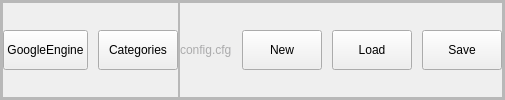
                        <widget class="QFrame" name="frame_categories">
                         <property name="minimumSize">
                          <size>
                           <width>0</width>
                           <height>40</height>
                          </size>
                         </property>
                         <property name="frameShape">
                          <enum>QFrame::StyledPanel</enum>
                         </property>
                         <property name="frameShadow">
                          <enum>QFrame::Raised</enum>
                         </property>
                         <layout class="QVBoxLayout" name="verticalLayout_11">
                          <property name="spacing">
                           <number>0</number>
                          </property>
                          <property name="leftMargin">
                           <number>0</number>
                          </property>
                          <property name="topMargin">
                           <number>0</number>
                          </property>
                          <property name="rightMargin">
                           <number>0</number>
                          </property>
                          <property name="bottomMargin">
                           <number>0</number>
                          </property>
                          <item>
                           <widget class="QFrame" name="frame_categories_2">
                            <property name="frameShape">
                             <enum>QFrame::StyledPanel</enum>
                            </property>
                            <property name="frameShadow">
                             <enum>QFrame::Raised</enum>
                            </property>
                            <layout class="QHBoxLayout" name="horizontalLayout_9">
                             <property name="spacing">
                              <number>0</number>
                             </property>
                             <property name="leftMargin">
                              <number>0</number>
                             </property>
                             <property name="topMargin">
                              <number>0</number>
                             </property>
                             <property name="rightMargin">
                              <number>0</number>
                             </property>
                             <property name="bottomMargin">
                              <number>0</number>
                             </property>
                             <item alignment="Qt::AlignLeft">
                              <widget class="QFrame" name="frame_engines">
                               <property name="frameShape">
                                <enum>QFrame::StyledPanel</enum>
                               </property>
                               <property name="frameShadow">
                                <enum>QFrame::Raised</enum>
                               </property>
                               <layout class="QHBoxLayout" name="horizontalLayout_18">
                                <property name="spacing">
                                 <number>10</number>
                                </property>
                                <property name="leftMargin">
                                 <number>0</number>
                                </property>
                                <property name="topMargin">
                                 <number>0</number>
                                </property>
                                <property name="rightMargin">
                                 <number>0</number>
                                </property>
                                <property name="bottomMargin">
                                 <number>0</number>
                                </property>
                                <item>
                                 <widget class="QPushButton" name="button_google">
                                  <property name="sizePolicy">
                                   <sizepolicy hsizetype="Expanding" vsizetype="Fixed">
                                    <horstretch>0</horstretch>
                                    <verstretch>0</verstretch>
                                   </sizepolicy>
                                  </property>
                                  <property name="minimumSize">
                                   <size>
                                    <width>80</width>
                                    <height>40</height>
                                   </size>
                                  </property>
                                  <property name="styleSheet">
                                   <string notr="true"/>
                                  </property>
                                  <property name="text">
                                   <string>GoogleEngine</string>
                                  </property>
                                 </widget>
                                </item>
                                <item>
                                 <widget class="QPushButton" name="button_categories">
                                  <property name="minimumSize">
                                   <size>
                                    <width>80</width>
                                    <height>40</height>
                                   </size>
                                  </property>
                                  <property name="styleSheet">
                                   <string notr="true"/>
                                  </property>
                                  <property name="text">
                                   <string>Categories</string>
                                  </property>
                                 </widget>
                                </item>
                               </layout>
                              </widget>
                             </item>
                             <item alignment="Qt::AlignRight">
                              <widget class="QFrame" name="frame_settings_load_save">
                               <property name="frameShape">
                                <enum>QFrame::StyledPanel</enum>
                               </property>
                               <property name="frameShadow">
                                <enum>QFrame::Raised</enum>
                               </property>
                               <layout class="QHBoxLayout" name="horizontalLayout_26">
                                <property name="spacing">
                                 <number>10</number>
                                </property>
                                <property name="leftMargin">
                                 <number>0</number>
                                </property>
                                <property name="topMargin">
                                 <number>0</number>
                                </property>
                                <property name="rightMargin">
                                 <number>0</number>
                                </property>
                                <property name="bottomMargin">
                                 <number>0</number>
                                </property>
                                <item>
                                 <widget class="QLabel" name="label_settings_file">
                                  <property name="minimumSize">
                                   <size>
                                    <width>0</width>
                                    <height>40</height>
                                   </size>
                                  </property>
                                  <property name="styleSheet">
                                   <string notr="true">color: rgb(171, 171, 172);</string>
                                  </property>
                                  <property name="text">
                                   <string>config.cfg</string>
                                  </property>
                                 </widget>
                                </item>
                                <item>
                                 <widget class="QPushButton" name="button_settings_new">
                                  <property name="minimumSize">
                                   <size>
                                    <width>80</width>
                                    <height>40</height>
                                   </size>
                                  </property>
                                  <property name="text">
                                   <string>New</string>
                                  </property>
                                 </widget>
                                </item>
                                <item>
                                 <widget class="QPushButton" name="button_settings_load">
                                  <property name="minimumSize">
                                   <size>
                                    <width>80</width>
                                    <height>40</height>
                                   </size>
                                  </property>
                                  <property name="text">
                                   <string>Load</string>
                                  </property>
                                 </widget>
                                </item>
                                <item>
                                 <widget class="QPushButton" name="button_settings_save">
                                  <property name="minimumSize">
                                   <size>
                                    <width>80</width>
                                    <height>40</height>
                                   </size>
                                  </property>
                                  <property name="text">
                                   <string>Save</string>
                                  </property>
                                 </widget>
                                </item>
                               </layout>
                              </widget>
                             </item>
                            </layout>
                           </widget>
                          </item>
                         </layout>
                        </widget>
